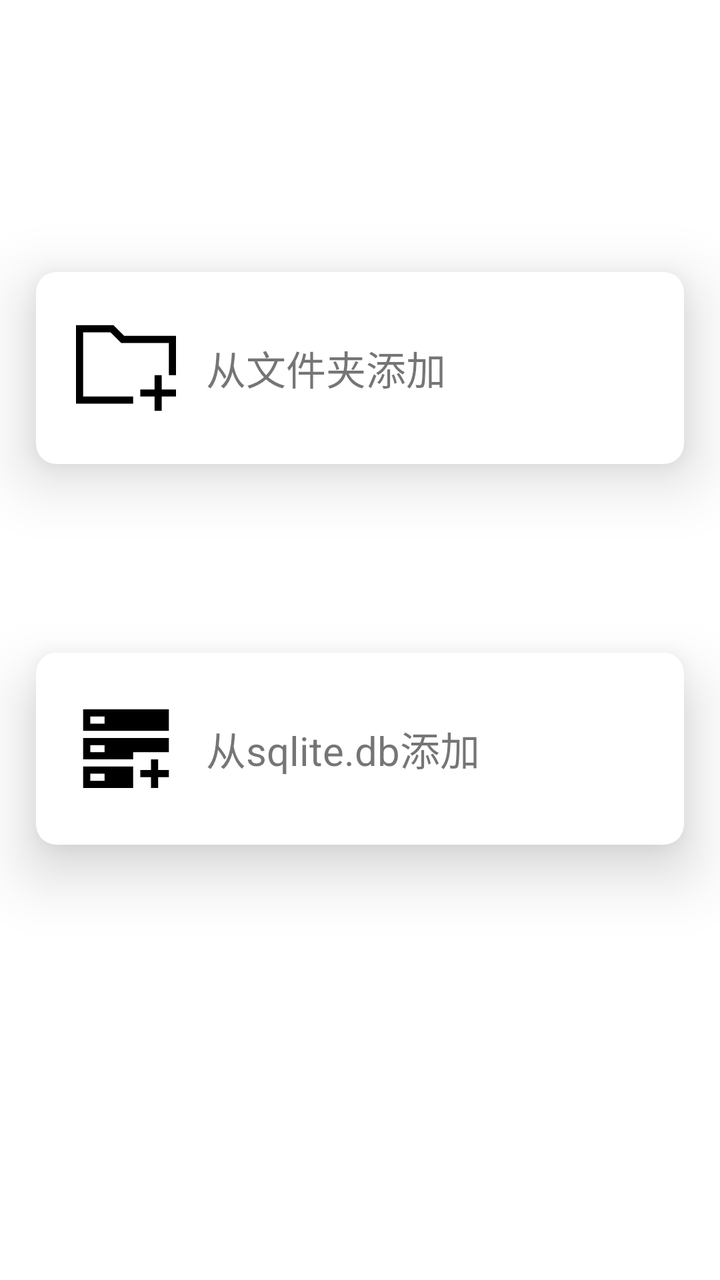
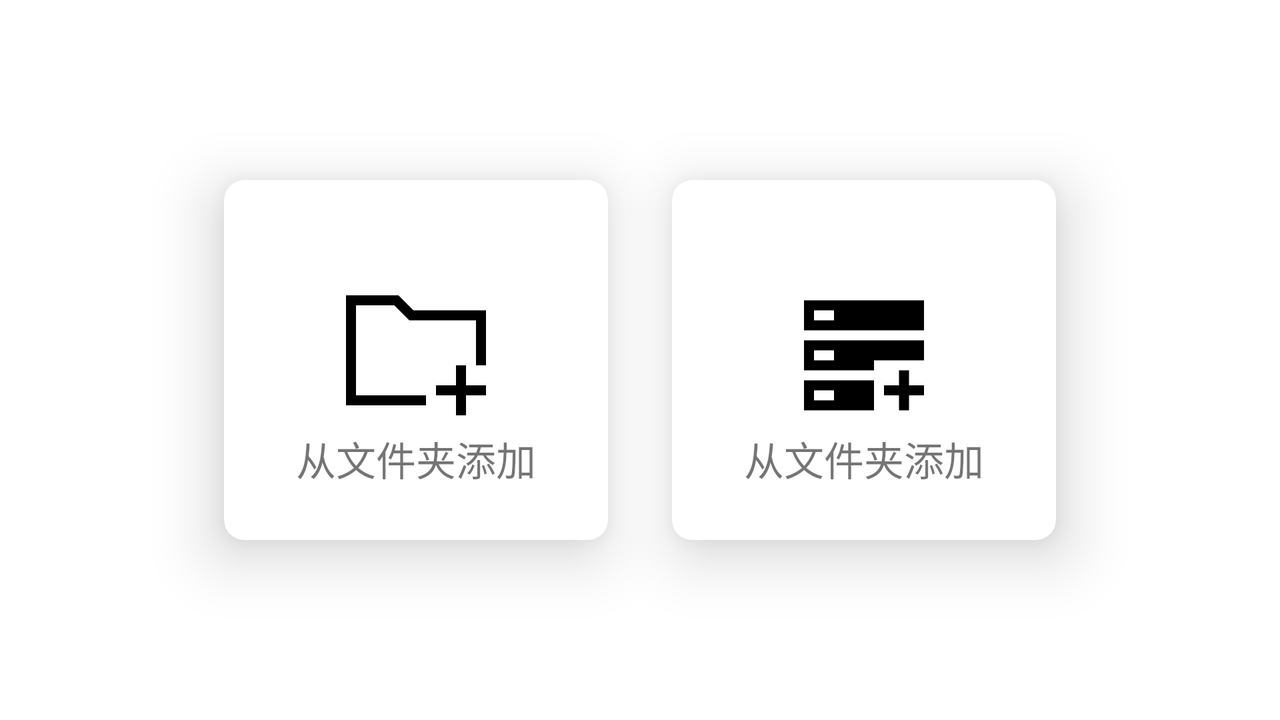

First picture: res/layout/ on a phone held upright. Second picture: the repository's own variant of that layout, on a device whose configuration matches the variant's folder. Source for both follows.
<!-- AndroidManifest.xml: application theme Theme.BatchArchiver -->
<!-- res/layout/fragment_archive.xml -->
<?xml version="1.0" encoding="utf-8"?>
<androidx.constraintlayout.widget.ConstraintLayout xmlns:android="http://schemas.android.com/apk/res/android"
    xmlns:app="http://schemas.android.com/apk/res-auto"
    xmlns:tools="http://schemas.android.com/tools"
    android:layout_width="match_parent"
    android:layout_height="match_parent"
    tools:context=".ui.tab.archive.ArchiveFragment">

    <androidx.cardview.widget.CardView
        android:id="@+id/card_archive"
        android:layout_width="0dp"
        android:layout_height="0dp"


        app:cardCornerRadius="10dp"
        app:cardElevation="18dp"
        app:cardPreventCornerOverlap="true"
        app:contentPadding="20dp"

        app:layout_constraintBottom_toBottomOf="parent"

        app:layout_constraintEnd_toEndOf="parent"
        app:layout_constraintHeight_default="percent"
        app:layout_constraintHeight_percent="0.15"
        app:layout_constraintStart_toStartOf="parent"

        app:layout_constraintTop_toTopOf="parent"
        app:layout_constraintVertical_bias="0.25"
        app:layout_constraintWidth_default="percent"
        app:layout_constraintWidth_percent="0.9">

        <androidx.constraintlayout.widget.ConstraintLayout
            android:layout_width="match_parent"
            android:layout_height="match_parent">

            <ImageView
                android:layout_width="50dp"
                android:layout_height="50dp"

                android:src="@drawable/ic_folder_add_line"
                app:layout_constraintBottom_toBottomOf="parent"
                app:layout_constraintLeft_toLeftOf="parent"
                app:layout_constraintTop_toTopOf="parent" />

            <TextView
                android:layout_width="wrap_content"
                android:layout_height="wrap_content"
                android:layout_marginStart="65dp"

                android:text="@string/fragment_archive_title"
                android:textSize="20sp"
                app:layout_constraintBottom_toBottomOf="parent"

                app:layout_constraintLeft_toLeftOf="parent"
                app:layout_constraintTop_toTopOf="parent" />

        </androidx.constraintlayout.widget.ConstraintLayout>
    </androidx.cardview.widget.CardView>

    <androidx.cardview.widget.CardView
        android:id="@+id/card_archive_from_db"
        android:layout_width="0dp"
        android:layout_height="0dp"


        app:cardCornerRadius="10dp"
        app:cardElevation="18dp"
        app:cardPreventCornerOverlap="true"
        app:contentPadding="20dp"

        app:layout_constraintBottom_toBottomOf="parent"

        app:layout_constraintEnd_toEndOf="parent"
        app:layout_constraintHeight_default="percent"
        app:layout_constraintHeight_percent="0.15"
        app:layout_constraintStart_toStartOf="parent"

        app:layout_constraintTop_toTopOf="parent"
        app:layout_constraintVertical_bias="0.6"
        app:layout_constraintWidth_default="percent"
        app:layout_constraintWidth_percent="0.9 ">

        <androidx.constraintlayout.widget.ConstraintLayout
            android:layout_width="match_parent"
            android:layout_height="match_parent">

            <ImageView
                android:layout_width="50dp"
                android:layout_height="50dp"

                android:src="@drawable/ic_database_plus_fill"
                app:layout_constraintBottom_toBottomOf="parent"
                app:layout_constraintLeft_toLeftOf="parent"
                app:layout_constraintTop_toTopOf="parent" />

            <TextView
                android:layout_width="wrap_content"
                android:layout_height="wrap_content"
                android:layout_marginStart="65dp"

                android:text="从sqlite.db添加"
                android:textSize="20sp"
                app:layout_constraintBottom_toBottomOf="parent"

                app:layout_constraintLeft_toLeftOf="parent"
                app:layout_constraintTop_toTopOf="parent" />

        </androidx.constraintlayout.widget.ConstraintLayout>
    </androidx.cardview.widget.CardView>

</androidx.constraintlayout.widget.ConstraintLayout>
<!-- resources referenced by this layout -->
<resources>
  <!-- drawable ic_database_plus_fill (drawable) -->
  <vector xmlns:android="http://schemas.android.com/apk/res/android"
      android:width="200dp"
      android:height="200dp"
      android:viewportWidth="1024"
      android:viewportHeight="1024">
    <path
        android:fillColor="#FF000000"
        android:pathData="M768,621.71h73.14v292.57h-73.14z"/>
    <path
        android:fillColor="#FF000000"
        android:pathData="M658.32,804.39v-73.14h292.57v73.14z"/>
    <path
        android:fillColor="#FF000000"
        android:pathData="M73.14,402.29v219.43h512v-73.14h365.71v-146.29L73.14,402.29zM292.57,548.57L146.29,548.57v-73.14h146.29v73.14zM73.14,109.71v219.43h877.71L950.86,109.71L73.14,109.71zM292.57,256L146.29,256L146.29,182.86h146.29v73.14zM73.14,694.86v219.43h512v-219.43L73.14,694.86zM292.57,841.14L146.29,841.14v-73.14h146.29v73.14z"/>
  </vector>
  <!-- drawable ic_folder_add_line (drawable) -->
  <vector xmlns:android="http://schemas.android.com/apk/res/android"
      android:width="200dp"
      android:height="200dp"
      android:viewportWidth="1024"
      android:viewportHeight="1024">
    <path
        android:fillColor="#FF000000"
        android:pathData="M582.95,877.71H0V73.14h383.63l109.71,109.71H1024v402.29h-73.14V256H462.99l-109.71,-109.71H73.14v658.29h512v73.14z"/>
    <path
        android:fillColor="#FF000000"
        android:pathData="M658.29,731.43h365.71v73.14H658.29z"/>
    <path
        android:fillColor="#FF000000"
        android:pathData="M804.57,950.86V585.14h73.14v365.71z"/>
  </vector>
  <string name="fragment_archive_title">从文件夹添加</string>
  <style name="Theme.BatchArchiver" parent="Theme.MaterialComponents.DayNight.DarkActionBar">
          
          <item name="colorPrimary">@color/teal_200</item>
          <item name="colorPrimaryVariant">@color/teal_700</item>
          <item name="colorOnPrimary">@color/white</item>
          
          <item name="colorSecondary">@color/purple_500</item>
          <item name="colorSecondaryVariant">@color/purple_700</item>
          <item name="colorOnSecondary">@color/black</item>
          
          <item name="android:statusBarColor" tools:targetApi="l">?attr/colorPrimaryVariant</item>
          
      </style>
</resources>
<!-- res/layout-land/fragment_archive.xml (the repository's variant of the layout above) -->
<!-- drawn on the phone turned sideways -->
<?xml version="1.0" encoding="utf-8"?>
<androidx.constraintlayout.widget.ConstraintLayout xmlns:android="http://schemas.android.com/apk/res/android"
    xmlns:app="http://schemas.android.com/apk/res-auto"
    xmlns:tools="http://schemas.android.com/tools"
    android:layout_width="match_parent"
    android:layout_height="match_parent"
    tools:context=".ui.tab.archive.ArchiveFragment">

    <androidx.cardview.widget.CardView
        android:id="@+id/card_archive"
        android:layout_width="0dp"
        android:layout_height="0dp"


        app:layout_constraintStart_toStartOf="parent"
        app:layout_constraintEnd_toEndOf="parent"
        app:layout_constraintTop_toTopOf="parent"
        app:layout_constraintBottom_toBottomOf="parent"

        app:layout_constraintHorizontal_bias="0.25"

        app:layout_constraintWidth_default="percent"
        app:layout_constraintWidth_percent="0.3"
        app:layout_constraintHeight_default="percent"
        app:layout_constraintHeight_percent="0.5"

        app:cardElevation="18dp"
        app:cardCornerRadius="10dp"
        app:contentPadding="20dp"
        app:cardPreventCornerOverlap="true">

        <androidx.constraintlayout.widget.ConstraintLayout
            android:layout_width="match_parent"
            android:layout_height="match_parent"
            android:orientation="vertical">

            <ImageView
                android:layout_width="0dp"
                android:layout_height="0dp"
                android:id="@+id/fragment_archive_card_archive_from_folder_image"

                app:layout_constraintWidth_default="percent"
                app:layout_constraintWidth_percent="0.5"
                app:layout_constraintHeight_default="percent"
                app:layout_constraintHeight_percent="0.5"

                app:layout_constraintStart_toStartOf="parent"
                app:layout_constraintEnd_toEndOf="parent"
                app:layout_constraintTop_toTopOf="parent"
                app:layout_constraintBottom_toBottomOf="parent"

                app:layout_constraintVertical_bias="0.25"

                android:layout_marginTop="20dp"
                android:src="@drawable/ic_folder_add_line" />

            <TextView
                android:layout_width="wrap_content"
                android:layout_height="wrap_content"

                app:layout_constraintTop_toBottomOf="@id/fragment_archive_card_archive_from_folder_image"
                app:layout_constraintLeft_toLeftOf="parent"
                app:layout_constraintRight_toRightOf="parent"
                android:layout_marginTop="2dp"

                android:textSize="20sp"
                android:text="@string/fragment_archive_title" />

        </androidx.constraintlayout.widget.ConstraintLayout>
    </androidx.cardview.widget.CardView>

    <androidx.cardview.widget.CardView
        android:id="@+id/card_archive_from_db"
        android:layout_width="0dp"
        android:layout_height="0dp"


        app:layout_constraintStart_toStartOf="parent"
        app:layout_constraintEnd_toEndOf="parent"
        app:layout_constraintTop_toTopOf="parent"
        app:layout_constraintBottom_toBottomOf="parent"

        app:layout_constraintHorizontal_bias="0.75"

        app:layout_constraintWidth_default="percent"
        app:layout_constraintWidth_percent="0.3"
        app:layout_constraintHeight_default="percent"
        app:layout_constraintHeight_percent="0.5"

        app:cardElevation="18dp"
        app:cardCornerRadius="10dp"
        app:contentPadding="20dp"
        app:cardPreventCornerOverlap="true">

        <androidx.constraintlayout.widget.ConstraintLayout
            android:layout_width="match_parent"
            android:layout_height="match_parent"
            android:orientation="vertical">

            <ImageView
                android:layout_width="0dp"
                android:layout_height="0dp"
                android:id="@+id/fragment_archive_card_archive_from_db_image"

                app:layout_constraintWidth_default="percent"
                app:layout_constraintWidth_percent="0.5"
                app:layout_constraintHeight_default="percent"
                app:layout_constraintHeight_percent="0.5"

                app:layout_constraintStart_toStartOf="parent"
                app:layout_constraintEnd_toEndOf="parent"
                app:layout_constraintTop_toTopOf="parent"
                app:layout_constraintBottom_toBottomOf="parent"

                app:layout_constraintVertical_bias="0.25"

                android:layout_marginTop="20dp"
                android:src="@drawable/ic_database_plus_fill" />

            <TextView
                android:layout_width="wrap_content"
                android:layout_height="wrap_content"

                app:layout_constraintTop_toBottomOf="@id/fragment_archive_card_archive_from_db_image"
                app:layout_constraintLeft_toLeftOf="parent"
                app:layout_constraintRight_toRightOf="parent"
                android:layout_marginTop="2dp"

                android:textSize="20sp"
                android:text="@string/fragment_archive_title" />

        </androidx.constraintlayout.widget.ConstraintLayout>
    </androidx.cardview.widget.CardView>

</androidx.constraintlayout.widget.ConstraintLayout>
